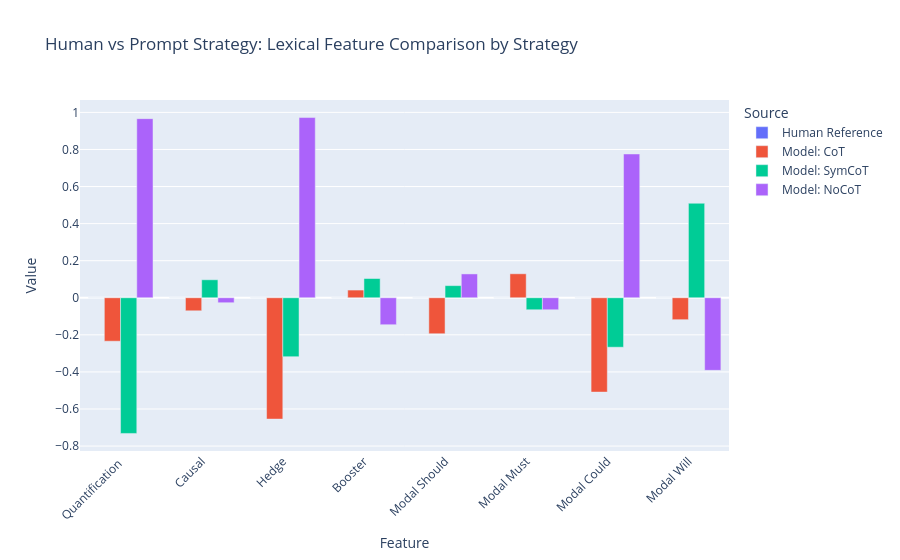
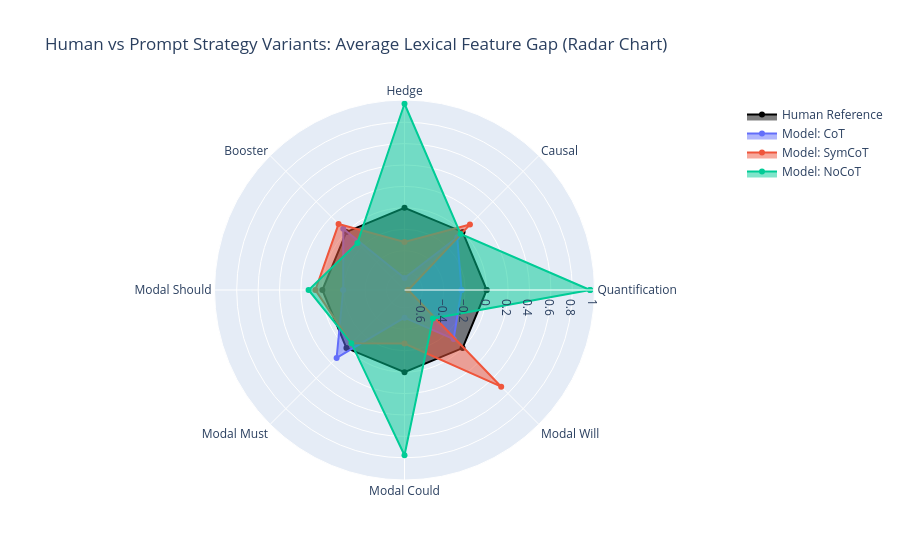

Write notebook code for charts like these, in order.
### Markdown cell above
## 5. Human vs Model Gap Analysis
Comparing lexical features and densities between human reference answers and model-generated answers.

### Code cell
if 'df' in locals():
    # Identify matching human vs model columns based on the provided schema
    gap_metrics = [
        ('norm_answer_quantification_density_', 'norm_human_answer_quantification_density_'),
        ('norm_answer_causal_density', 'norm_human_answer_causal_density'),
        ('norm_answer_hedge_density', 'norm_human_answer_hedge_density'),
        ('norm_answer_booster_density', 'norm_human_answer_booster_density'),
        ('norm_answer_modal_should_freq', 'norm_human_answer_modal_should_freq'),
        ('norm_answer_modal_must_freq', 'norm_human_answer_modal_must_freq'),
        ('norm_answer_modal_could_freq', 'norm_human_answer_modal_could_freq'),
        ('norm_answer_modal_will_freq', 'norm_human_answer_modal_will_freq')
    ]

    # Clean label mapping
    def clean_label(text):
        return text.replace('norm_answer_', '').replace('_freq', '').replace('_density', '').replace('_', ' ').title()

    gap_data = []
    gap_radar_labels = []
    
    print("Collecting data for comparative gap analysis...")
    for mod_col, hum_col in gap_metrics:
        # Check if both columns exist
        if mod_col in df.columns and hum_col in df.columns:
            feat_label = clean_label(mod_col)
            gap_radar_labels.append(feat_label)
            
            # Add overall human baseline (average of reference dataset)
            gap_data.append({
                'Feature': feat_label, 
                'Value': df[hum_col].mean(), 
                'Source': 'Human Reference'
            })
            
            # Add each model's mean for the specific lexical feature
            if 'strategy' in df.columns:
                for model_name in df['strategy'].unique():
                    model_mean = df[df['strategy'] == model_name][mod_col].mean()
                    gap_data.append({
                        'Feature': feat_label, 
                        'Value': model_mean, 
                        'Source': f'Model: {model_name}'
                    })
            else:
                gap_data.append({
                    'Feature': feat_label, 
                    'Value': df[mod_col].mean(), 
                    'Source': 'Model Average'
                })

    gap_df = pd.DataFrame(gap_data)
    
    if not gap_df.empty:
        # 1. Grouped Bar chart
        title = 'Human vs Prompt Strategy: Lexical Feature Comparison by Strategy'
        fig6_bar = px.bar(
            gap_df, 
            x='Feature', 
            y='Value', 
            color='Source', 
            barmode='group',
            title=title
        )
        fig6_bar.update_layout(xaxis_tickangle=-45)
        fig6_bar.write_html(f"./analysis/07_{to_snake_case(title)}.html")
        fig6_bar.show()
        
        # 2. Add an optional Radar chart comparing 'Human Reference' vs 'Model Average'
        if 'strategy' in df.columns:
            human_means = [gap_df[(gap_df['Feature'] == f) & (gap_df['Source'] == 'Human Reference')]['Value'].values[0] for f in gap_radar_labels]
            
            fig6_radar = go.Figure()
            # Human Trace
            fig6_radar.add_trace(go.Scatterpolar(
                r=human_means + [human_means[0]],
                theta=gap_radar_labels + [gap_radar_labels[0]],
                fill='toself',
                name='Human Reference',
                line_color='black'
            ))
            
            # Model Traces
            colors = px.colors.qualitative.Plotly
            for i, model_name in enumerate(df['strategy'].unique()):
                model_means = [gap_df[(gap_df['Feature'] == f) & (gap_df['Source'] == f'Model: {model_name}')]['Value'].values[0] for f in gap_radar_labels]
                
                fig6_radar.add_trace(go.Scatterpolar(
                    r=model_means + [model_means[0]],
                    theta=gap_radar_labels + [gap_radar_labels[0]],
                    fill='toself',
                    name=f'Model: {model_name}',
                    line_color=colors[i % len(colors)]
                ))

            title = 'Human vs Prompt Strategy Variants: Average Lexical Feature Gap (Radar Chart)'
            fig6_radar.update_layout(
                polar=dict(radialaxis=dict(visible=True)),
                title=title,
                showlegend=True
            )
            fig6_radar.write_html(f"./analysis/08_{to_snake_case(title)}.html")
            fig6_radar.show()
    else:
        print("No paired human vs model metric columns found for gap analysis.")

### Figure 1 — Plotly figure (JSON) as saved in the notebook; plotly's stock layout.template omitted (floating-point values rounded to 4 significant figures)
{"data": [{"alignmentgroup": "True", "hovertemplate": "Source=Human Reference<br>Feature=%{x}<br>Value=%{y}<extra></extra>", "legendgroup": "Human Reference", "marker": {"color": "#636efa", "pattern": {"shape": ""}}, "name": "Human Reference", "offsetgroup": "Human Reference", "orientation": "v", "showlegend": true, "textposition": "auto", "type": "bar", "x": ["Quantification ", "Causal", "Hedge", "Booster", "Modal Should", "Modal Must", "Modal Could", "Modal Will"], "xaxis": "x", "y": [-5.625e-16, -2.22e-17, -8.882e-17, -1.092e-16, 0.0, 1.85e-17, -5.181e-17, 6.106e-17], "yaxis": "y"}, {"alignmentgroup": "True", "hovertemplate": "Source=Model: CoT<br>Feature=%{x}<br>Value=%{y}<extra></extra>", "legendgroup": "Model: CoT", "marker": {"color": "#EF553B", "pattern": {"shape": ""}}, "name": "Model: CoT", "offsetgroup": "Model: CoT", "orientation": "v", "showlegend": true, "textposition": "auto", "type": "bar", "x": ["Quantification ", "Causal", "Hedge", "Booster", "Modal Should", "Modal Must", "Modal Could", "Modal Will"], "xaxis": "x", "y": [-0.2344, -0.07028, -0.6544, 0.04158, -0.1941, 0.1294, -0.5089, -0.1183], "yaxis": "y"}, {"alignmentgroup": "True", "hovertemplate": "Source=Model: SymCoT<br>Feature=%{x}<br>Value=%{y}<extra></extra>", "legendgroup": "Model: SymCoT", "marker": {"color": "#00cc96", "pattern": {"shape": ""}}, "name": "Model: SymCoT", "offsetgroup": "Model: SymCoT", "orientation": "v", "showlegend": true, "textposition": "auto", "type": "bar", "x": ["Quantification ", "Causal", "Hedge", "Booster", "Modal Should", "Modal Must", "Modal Could", "Modal Will"], "xaxis": "x", "y": [-0.732, 0.09702, -0.3178, 0.1039, 0.06543, -0.06468, -0.2668, 0.5099], "yaxis": "y"}, {"alignmentgroup": "True", "hovertemplate": "Source=Model: NoCoT<br>Feature=%{x}<br>Value=%{y}<extra></extra>", "legendgroup": "Model: NoCoT", "marker": {"color": "#ab63fa", "pattern": {"shape": ""}}, "name": "Model: NoCoT", "offsetgroup": "Model: NoCoT", "orientation": "v", "showlegend": true, "textposition": "auto", "type": "bar", "x": ["Quantification ", "Causal", "Hedge", "Booster", "Modal Should", "Modal Must", "Modal Could", "Modal Will"], "xaxis": "x", "y": [0.9663, -0.02674, 0.9722, -0.1455, 0.1286, -0.06468, 0.7757, -0.3916], "yaxis": "y"}], "layout": {"barmode": "group", "legend": {"title": {"text": "Source"}, "tracegroupgap": 0}, "title": {"text": "Human vs Prompt Strategy: Lexical Feature Comparison by Strategy"}, "xaxis": {"anchor": "y", "domain": [0, 1], "tickangle": -45, "title": {"text": "Feature"}}, "yaxis": {"anchor": "x", "domain": [0, 1], "title": {"text": "Value"}}}}

### Figure 2 — Plotly figure (JSON) as saved in the notebook; plotly's stock layout.template omitted (floating-point values rounded to 4 significant figures)
{"data": [{"fill": "toself", "line": {"color": "black"}, "name": "Human Reference", "r": [-5.625e-16, -2.22e-17, -8.882e-17, -1.092e-16, 0, 1.85e-17, -5.181e-17, 6.106e-17, -5.625e-16], "theta": ["Quantification ", "Causal", "Hedge", "Booster", "Modal Should", "Modal Must", "Modal Could", "Modal Will", "Quantification "], "type": "scatterpolar"}, {"fill": "toself", "line": {"color": "#636EFA"}, "name": "Model: CoT", "r": [-0.2344, -0.07028, -0.6544, 0.04158, -0.1941, 0.1294, -0.5089, -0.1183, -0.2344], "theta": ["Quantification ", "Causal", "Hedge", "Booster", "Modal Should", "Modal Must", "Modal Could", "Modal Will", "Quantification "], "type": "scatterpolar"}, {"fill": "toself", "line": {"color": "#EF553B"}, "name": "Model: SymCoT", "r": [-0.732, 0.09702, -0.3178, 0.1039, 0.06543, -0.06468, -0.2668, 0.5099, -0.732], "theta": ["Quantification ", "Causal", "Hedge", "Booster", "Modal Should", "Modal Must", "Modal Could", "Modal Will", "Quantification "], "type": "scatterpolar"}, {"fill": "toself", "line": {"color": "#00CC96"}, "name": "Model: NoCoT", "r": [0.9663, -0.02674, 0.9722, -0.1455, 0.1286, -0.06468, 0.7757, -0.3916, 0.9663], "theta": ["Quantification ", "Causal", "Hedge", "Booster", "Modal Should", "Modal Must", "Modal Could", "Modal Will", "Quantification "], "type": "scatterpolar"}], "layout": {"polar": {"radialaxis": {"visible": true}}, "showlegend": true, "title": {"text": "Human vs Prompt Strategy Variants: Average Lexical Feature Gap (Radar Chart)"}}}
